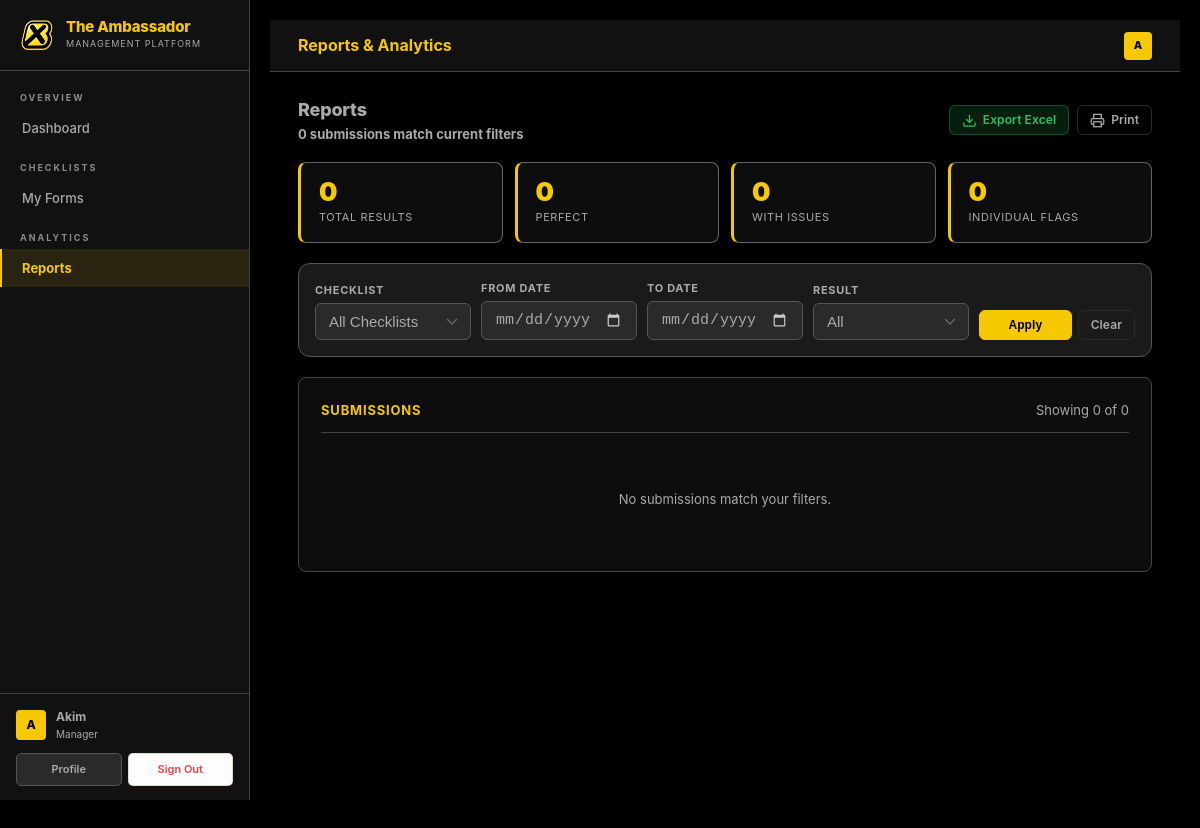
The page /dashboard/reports/ (signed in) on the database its author committed.
### accounts/models.py (models this page shows, shortened)
class User(AbstractUser):
    custom_role = models.ForeignKey(
        Role, on_delete=models.SET_NULL, null=True, blank=True,
        related_name='users', verbose_name='Role'
    )
    outlet = models.ForeignKey(
        Outlet, on_delete=models.SET_NULL, null=True, blank=True,
        related_name='users', verbose_name='Outlet',
        help_text='Which restaurant this user belongs to'
    )
    department = models.ForeignKey(
        Department, on_delete=models.SET_NULL, null=True, blank=True,
        related_name='users', verbose_name='Department'
    )
    phone  = models.CharField(max_length=20, blank=True)
    avatar = models.ImageField(upload_to='avatars/', blank=True, null=True)
    class Meta:
        verbose_name = 'User'
        verbose_name_plural = 'Users'
    @property
    def role_name(self):
        if self.is_superuser:
            return 'System Admin'
        return self.custom_role.name if self.custom_role else 'No Role'
    @property
    def is_admin(self):
        if self.is_superuser: return True
        return self.custom_role.is_system_admin if self.custom_role else False
    @property
    def can_fill_forms(self):
        if self.is_admin: return True
        return self.custom_role.can_fill_forms if self.custom_role else False
    @property
    def can_view_reports(self):
        if self.is_admin: return True
        return self.custom_role.can_view_reports if self.custom_role else False
    @property
    def can_view_all_reports(self):
        if self.is_admin: return True
        return self.custom_role.can_view_all_reports if self.custom_role else False
    @property
    def can_manage_forms(self):
        if self.is_admin: return True
        return self.custom_role.can_manage_forms if self.custom_role else False
    @property
    def can_manage_users(self):
        if self.is_admin: return True
        return self.custom_role.can_manage_users if self.custom_role else False
    @property
    def can_access_stock(self):
        if self.is_admin: return True
        return self.custom_role.can_access_stock if self.custom_role else False
    @property
    def display_name(self):
        return self.get_full_name() or self.username
    def get_visible_departments(self):
        if self.is_admin:
            return None  # None means all
        if not self.department:
            return []
        dept_ids = [self.department.pk]
        dept_ids += list(self.department.children.values_list('pk', flat=True))
        return dept_ids

class Role(models.Model):
    name        = models.CharField(max_length=60, unique=True)
    description = models.TextField(blank=True)
    can_fill_forms         = models.BooleanField(default=True,  help_text='Can fill in checklists')
    can_view_reports       = models.BooleanField(default=False, help_text='Can view reports')
    can_view_all_reports   = models.BooleanField(default=False, help_text='Can view all departments reports')
    can_manage_forms       = models.BooleanField(default=False, help_text='Can build/edit form templates')
    can_manage_users       = models.BooleanField(default=False, help_text='Can create/edit users')
    can_delete_submissions = models.BooleanField(default=False, help_text='Can delete submissions')
    can_access_stock       = models.BooleanField(default=False, help_text='Can view and manage stock')
    can_manage_stock       = models.BooleanField(default=False, help_text='Can add/edit stock items')
    is_system_admin        = models.BooleanField(default=False, help_text='Full system access — sees all outlets')
    created_at = models.DateTimeField(auto_now_add=True)
    class Meta:
        ordering = ['name']

### dashboard/views.py (the view)
# urls.py: path('reports/',                                  views.reports,               name='reports'),
@login_required
def reports(request):
    if not request.user.can_view_reports:
        messages.error(request, 'You do not have permission to view reports.')
        return redirect('dashboard:home')
    params = request.GET
    base_qs = FormSubmission.objects.filter(status='submitted').select_related('form', 'submitted_by')
    submissions = _apply_filters(base_qs, request, params).order_by('-submitted_at')
    total   = submissions.count()
    flagged = submissions.filter(no_responses__gt=0).count()
    perfect = submissions.filter(no_responses=0).count()
    flagged_items = ItemResponse.objects.filter(
        value__iexact='no', submission__in=submissions
    ).select_related('submission__submitted_by', 'submission__form', 'item__section')
    if request.user.is_admin:
        staff_list  = User.objects.filter(is_active=True).select_related('outlet', 'department').order_by('first_name', 'username')
        departments = Department.objects.select_related('outlet', 'parent').order_by('outlet__order', 'order', 'name')
        outlets     = Outlet.objects.filter(is_active=True)
    else:
        user_outlet = request.user.outlet
        staff_list  = User.objects.filter(is_active=True, outlet=user_outlet).select_related('department').order_by('first_name') if user_outlet else None
        departments = Department.objects.filter(outlet=user_outlet).select_related('parent').order_by('order', 'name') if user_outlet else None
        outlets     = None
    forms = FormTemplate.objects.filter(is_active=True).order_by('name')
    return render(request, 'dashboard/reports.html', {
        'submissions': submissions[:100],
        'total': total, 'flagged': flagged, 'perfect': perfect,
        'flagged_items': flagged_items[:200],
        'staff_list': staff_list, 'forms': forms,
        'departments': departments, 'outlets': outlets,
        'f_staff':     params.get('staff', ''),
        'f_form':      params.get('form', ''),
        'f_dept':      params.get('dept', ''),
        'f_outlet':    params.get('outlet', ''),
        'f_dept':      params.get('dept', ''),
        'f_date_from': params.get('date_from', ''),
        'f_date_to':   params.get('date_to', ''),
        'f_response':  params.get('response', ''),
            })

### dashboard/views.py (called while the page is built)
def _parse_date(value):
    if not value:
        return None
    try:
        return datetime.strptime(value.strip(), '%Y-%m-%d').date()
    except (ValueError, TypeError, AttributeError):
        return None

### templates/dashboard/reports.html (shortened to what this page needs)
{% extends 'base.html' %}
{% block page_title %}Reports & Analytics{% endblock %}
{% block content %}
<div class="flex-between mb-4">
 <div>
 <h2 style="font-size:18px;font-weight:800;color:var(--brand-blue);">Reports</h2>
 <p class="text-sm text-muted">{{ total }} submission{{ total|pluralize }} match current filters</p>
 </div>
 <div class="flex gap-2 flex-wrap">
 <a href="{% url 'dashboard:export_excel' %}?{{ request.GET.urlencode }}" class="btn btn-success btn-sm">
 <svg width="15" height="15" fill="none" stroke="currentColor" stroke-width="2" viewBox="0 0 24 24"><path d="M21 15v4a2 2 0 0 1-2 2H5a2 2 0 0 1-2-2v-4"/><polyline points="7 10 12 15 17 10"/><line x1="12" y1="15" x2="12" y2="3"/></svg>
 Export Excel
 </a>
 <a href="{% url 'dashboard:print_report' %}?{{ request.GET.urlencode }}" target="_blank" class="btn btn-outline btn-sm">
 <svg width="15" height="15" fill="none" stroke="currentColor" stroke-width="2" viewBox="0 0 24 24"><polyline points="6 9 6 2 18 2 18 9"/><path d="M6 18H4a2 2 0 0 1-2-2v-5a2 2 0 0 1 2-2h16a2 2 0 0 1 2 2v5a2 2 0 0 1-2 2h-2"/><rect x="6" y="14" width="12" height="8"/></svg>
 Print
 </a>
 </div>
</div>
<div class="stats-grid" style="margin-bottom:20px;">
 <div class="stat-card">
 <div><div class="stat-value">{{ total }}</div><div class="stat-label">Total Results</div></div>
 </div>
 <div class="stat-card">
 <div><div class="stat-value">{{ perfect }}</div><div class="stat-label">Perfect</div></div>
 </div>
 <div class="stat-card">
 <div><div class="stat-value">{{ flagged }}</div><div class="stat-label">With Issues</div></div>
 </div>
 <div class="stat-card">
 <div><div class="stat-value">{{ flagged_items|length }}</div><div class="stat-label">Individual Flags</div></div>
 </div>
</div>
<div class="filter-bar">
 <form method="get" id="filterForm">
 <div class="filter-row">
 <div class="filter-group">
 <label>Checklist</label>
 <select name="form" class="form-select">
 <option value="">All Checklists</option>
 </select>
 </div>
 <div class="filter-group">
 <label>From Date</label>
 <input type="date" name="date_from" class="form-control" value="{{ f_date_from|default:'' }}">
 </div>
 <div class="filter-group">
 <label>To Date</label>
 <input type="date" name="date_to" class="form-control" value="{{ f_date_to|default:'' }}">
 </div>
 <div class="filter-group">
 <label>Result</label>
 <select name="response" class="form-select">
 <option value="">All</option>
 </select>
 </div>
 <div class="filter-group" style="flex-direction:row;align-items:flex-end;gap:6px;min-width:unset;">
 <button type="submit" class="btn btn-primary btn-sm" style="flex:1;">Apply</button>
 <a href="{% url 'dashboard:reports' %}" class="btn btn-outline btn-sm">Clear</a>
 </div>
 </div>
 </form>
</div>
<div class="card" style="margin-bottom:20px;">
 <div class="card-header">
 <span class="card-title">Submissions</span>
 <span class="text-sm text-muted">Showing {{ submissions|length }} of {{ total }}</span>
 </div>
 {% if submissions %}
 <div class="table-wrap">
 <table class="table">
 <thead>
 <tr>
 <th>Checklist</th>
 <th>Staff Member</th>
 <th>Department</th>
 <th>Outlet</th>
 <th>Shift</th>
 <th>Date &amp; Time</th>
 <th>Completion</th>
 <th>Issues</th>
 <th></th>
 </tr>
 </thead>
 <tbody>
 {% for sub in submissions %}
 <tr class="{% if sub.no_responses > 0 %}flagged-row{% endif %}">
 <td><strong>{{ sub.form.name }}</strong></td>
 <td>{{ sub.submitted_by.display_name }}</td>
 <td><span class="badge badge-info">{{ sub.submitted_by.dept_emoji }} {{ sub.submitted_by.dept_name }}</span></td>
 <td>{{ sub.outlet.name|default:"—" }}</td>
 <td>{{ sub.get_shift_display }}</td>
 <td class="text-sm text-muted" style="white-space:nowrap;">{{ sub.submitted_at|date:"d M Y H:i"|default:"—" }}</td>
 <td style="min-width:90px;">
 <div class="progress" style="margin-bottom:3px;"><div class="progress-bar {% if sub.completion_percentage == 100 %}success{% elif sub.completion_percentage < 60 %}danger{% endif %}" style="width:{{ sub.completion_percentage }}%"></div></div>
 <span class="text-sm">{{ sub.completion_percentage }}%</span>
 </td>
 <td>
 {% if sub.no_responses > 0 %}<span class="badge badge-warning"> {{ sub.no_responses }}</span>
 {% else %}<span class="badge badge-success"> Clean</span>{% endif %}
 </td>
 <td>
 <div class="flex gap-1">
 <a href="{% url 'forms_builder:submission_detail' sub.pk %}" class="btn btn-primary btn-sm">View</a>
 {% if request.user.can_delete_submissions %}
 <a href="{% url 'dashboard:delete_submission' sub.pk %}" class="btn btn-danger btn-sm">Del</a>
 {% endif %}
 </div>
 </td>
 </tr>
 {% endfor %}
 </tbody>
 </table>
 </div>
 {% else %}
 <div class="empty-state"><p>No submissions match your filters.</p></div>
 {% endif %}
</div>
{% endblock %}

### templates/base.html (shortened to what this page needs)
{% load static %}
<!DOCTYPE html>
<html lang="en">
<head>
 <link rel="stylesheet" href="{% static 'css/style.css' %}">
</head>
<body>
<div class="app-layout">
 <aside class="sidebar" id="sidebar">
 <div class="sidebar-brand">
 <div class="logo-mark">
  <img class="logo-mark" src="{% static 'img/logo.png' %}" alt="B">
 </div>
 <div>
 <h1>The Ambassador</h1>
 <small>Management Platform</small>
 </div>
 </div>
 <nav class="sidebar-nav">
 <div class="nav-section-label">Overview</div>
 <a href="{% url 'dashboard:home' %}" class="nav-link {% if request.resolver_match.url_name == 'home' %}active{% endif %}" onclick="closeSidebar()">Dashboard</a>
 {% if user.can_fill_forms %}
 <div class="nav-section-label">Checklists</div>
 <a href="{% url 'forms_builder:my_forms' %}" class="nav-link {% if request.resolver_match.url_name in 'my_forms,fill_form,submission_detail' %}active{% endif %}" onclick="closeSidebar()">My Forms</a>
 {% endif %}
 {% if user.can_view_reports %}
 <div class="nav-section-label">Analytics</div>
 <a href="{% url 'dashboard:reports' %}" class="nav-link {% if request.resolver_match.url_name == 'reports' %}active{% endif %}" onclick="closeSidebar()">Reports</a>
 {% endif %}
 </nav>
 <div class="sidebar-footer">
 <div class="user-chip">
 <div class="user-initial">{{ user.display_name|first|upper }}</div>
 <div class="user-info" style="flex:1;min-width:0;">
 <div class="uname">{{ user.display_name }}</div>
 <div class="urole">{{ user.role_name }}{% if user.outlet %} · {{ user.outlet.short_name }}{% endif %}</div>
 </div>
 </div>
 <div class="footer-actions">
 <a href="{% url 'accounts:profile' %}" class="footer-btn" onclick="closeSidebar()">Profile</a>
 <a href="{% url 'accounts:logout' %}" class="footer-btn danger" onclick="return confirm('Sign out?')">Sign Out</a>
 </div>
 </div>
 </aside>
 <div class="main-wrap">
 <header class="topbar">
 <div class="topbar-left">
 <span class="topbar-title">{% block page_title %}Dashboard{% endblock %}</span>
 </div>
 <div class="topbar-right">
 <a href="{% url 'accounts:profile' %}" class="topbar-avatar" title="{{ user.display_name }}">{{ user.display_name|first|upper }}</a>
 </div>
 </header>
 <main class="page-content">
 {% block content %}{% endblock %}
 </main>
 </div>
</div>
</body>
</html>

### templates/dashboard/reports.html (style rules this page uses)
.filter-bar { background:#1a1a1a; border:1px solid #555555; border-radius:12px; padding:16px; margin-bottom:20px; }
.filter-row { display:flex; gap:10px; flex-wrap:wrap; align-items:flex-end; }
.filter-group { display:flex; flex-direction:column; gap:4px; min-width:140px; flex:1; }
.filter-group label { font-size:11px; font-weight:700; text-transform:uppercase; letter-spacing:.7px; color:var(--muted); }

### rows shown on the page
User: display_name|first "A", display_name "Akim", role_name "Manager"

### other values the page prints
{{ total }} "0"
{{ perfect }} "0"
{{ flagged }} "0"
{{ flagged_items|length }} "0"
{{ submissions|length }} "0"
